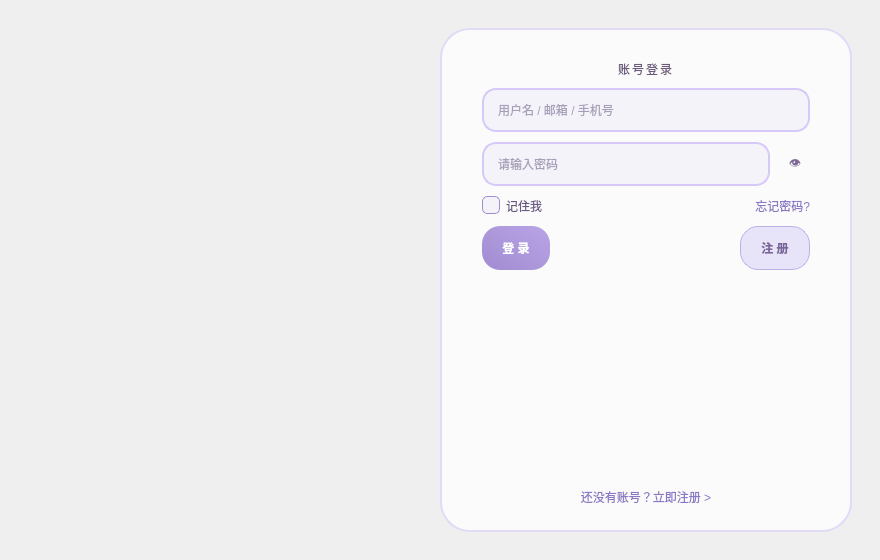
<?xml version="1.0" encoding="UTF-8"?>
<ui version="4.0">
 <class>LoginWgt</class>
 <widget class="QWidget" name="LoginWgt">
  <property name="geometry">
   <rect>
    <x>0</x>
    <y>0</y>
    <width>880</width>
    <height>560</height>
   </rect>
  </property>
  <property name="minimumSize">
   <size>
    <width>680</width>
    <height>400</height>
   </size>
  </property>
  <property name="windowTitle">
   <string>登录 - Eva的商城</string>
  </property>
  <property name="styleSheet">
   <string notr="true">
/* 背景图 + 半透明渐变遮罩（可将 border-image 改为你的大背景图） */
QWidget#LoginWgt {
    border-image: url(:/images/bg_login.jpg) 0 0 0 0 stretch stretch;
    font-family: &quot;微软雅黑&quot;;
    color: #5a4c74;
}
/* 可选：如果不想用整图，可注释上面 border-image，改用纯渐变
background: qlineargradient(spread:pad,x1:1,y1:0,x2:0,y2:1,
            stop:0 #efeafd, stop:0.45 #e0d6f8, stop:1 #c6b4ef);
*/
QLabel { font-family:&quot;微软雅黑&quot;; }
   </string>
  </property>
  <layout class="QHBoxLayout" name="rootLayout">
   <property name="leftMargin">
    <number>28</number>
   </property>
   <property name="topMargin">
    <number>28</number>
   </property>
   <property name="rightMargin">
    <number>28</number>
   </property>
   <property name="bottomMargin">
    <number>28</number>
   </property>
   <item>
    <spacer name="midSpacer">
     <property name="orientation">
      <enum>Qt::Orientation::Horizontal</enum>
     </property>
     <property name="sizeHint" stdset="0">
      <size>
       <width>18</width>
       <height>20</height>
      </size>
     </property>
    </spacer>
   </item>
   <item>
    <widget class="QFrame" name="frameLogin">
     <property name="sizePolicy">
      <sizepolicy hsizetype="Preferred" vsizetype="Preferred">
       <horstretch>0</horstretch>
       <verstretch>0</verstretch>
      </sizepolicy>
     </property>
     <property name="minimumSize">
      <size>
       <width>0</width>
       <height>0</height>
      </size>
     </property>
     <property name="styleSheet">
      <string notr="true">
QFrame#frameLogin {
    background: rgba(255,255,255,0.78);
    border-radius: 30px;
    border: 1.8px solid #e2daf6;
    /* backdrop-filter 在某些平台不生效，代码层可用 QGraphicsBlurEffect 实现 */
}
QLabel#lab_title {
    color:#6c5b7b;
    font: 700 22pt &quot;微软雅黑&quot;;
    letter-spacing:2px;
}
QLineEdit {
    font: 12pt &quot;微软雅黑&quot;;
    color:#5a4c74;
    background:#f5f3fa;
    border:1.5px solid #d6c9f7;
    border-radius:14px;
    padding:6px 12px;
}
QLineEdit:focus {
    background:#ffffff;
    border:2px solid #a18cd1;
}
QPushButton {
    font: 13pt &quot;微软雅黑&quot;;
    font-weight:600;
    border-radius:18px;
    padding:8px 20px;
}
QPushButton#btn_login {
    background: qlineargradient(spread:pad,x1:1,y1:0,x2:0,y2:1,stop:0 #b8a4e6, stop:1 #a18cd1);
    color:#ffffff;
    border:none;
}
QPushButton#btn_login:hover { background:#a18cd1; }
QPushButton#btn_register {
    background:rgba(194,182,243,0.35);
    color:#7a6599;
    border:1.4px solid #bdaee8;
}
QPushButton#btn_register:hover { background:rgba(194,182,243,0.55); }
QToolButton#btn_togglePwd {
    border:none;
    background:transparent;
    padding:0 4px;
    color:#7e6996;
    font: 12pt &quot;微软雅黑&quot;;
}
QToolButton#btn_togglePwd:hover { color:#a18cd1; }
QCheckBox {
    spacing:6px;
    font:11pt &quot;微软雅黑&quot;;
    color:#6a5a84;
}
QCheckBox::indicator {
    width:16px; height:16px;
    border:1px solid #a18cd1;
    border-radius:5px;
    background:#f5f3fa;
}
QCheckBox::indicator:checked {
    background:qlineargradient(spread:pad,x1:1,y1:0,x2:0,y2:1,
               stop:0 #c2b6f3, stop:1 #a18cd1);
    image:none;
}
#lab_forget, #lab_register_link {
    color:#8b78c4;
    font:11pt &quot;微软雅黑&quot;;
}
#lab_forget:hover, #lab_register_link:hover {
    color:#a18cd1;
    text-decoration: underline;
}
      </string>
     </property>
     <property name="frameShape">
      <enum>QFrame::Shape::StyledPanel</enum>
     </property>
     <layout class="QVBoxLayout" name="loginLayout">
      <property name="spacing">
       <number>10</number>
      </property>
      <property name="leftMargin">
       <number>40</number>
      </property>
      <property name="topMargin">
       <number>30</number>
      </property>
      <property name="rightMargin">
       <number>40</number>
      </property>
      <property name="bottomMargin">
       <number>24</number>
      </property>
      <item>
       <widget class="QLabel" name="lab_title">
        <property name="text">
         <string>账号登录</string>
        </property>
        <property name="alignment">
         <set>Qt::AlignmentFlag::AlignCenter</set>
        </property>
       </widget>
      </item>
      <item>
       <layout class="QHBoxLayout" name="userRow">
        <item>
         <widget class="QLineEdit" name="line_user">
          <property name="minimumSize">
           <size>
            <width>0</width>
            <height>44</height>
           </size>
          </property>
          <property name="placeholderText">
           <string>用户名 / 邮箱 / 手机号</string>
          </property>
         </widget>
        </item>
       </layout>
      </item>
      <item>
       <layout class="QHBoxLayout" name="pwdRow">
        <item>
         <widget class="QLineEdit" name="line_password">
          <property name="minimumSize">
           <size>
            <width>0</width>
            <height>44</height>
           </size>
          </property>
          <property name="echoMode">
           <enum>QLineEdit::EchoMode::Password</enum>
          </property>
          <property name="placeholderText">
           <string>请输入密码</string>
          </property>
         </widget>
        </item>
        <item>
         <widget class="QToolButton" name="btn_togglePwd">
          <property name="toolTip">
           <string>显示/隐藏密码</string>
          </property>
          <property name="text">
           <string>👁</string>
          </property>
         </widget>
        </item>
       </layout>
      </item>
      <item>
       <layout class="QHBoxLayout" name="optionRow">
        <item>
         <widget class="QCheckBox" name="chk_remember">
          <property name="text">
           <string>记住我</string>
          </property>
         </widget>
        </item>
        <item>
         <spacer name="optSpacer">
          <property name="orientation">
           <enum>Qt::Orientation::Horizontal</enum>
          </property>
          <property name="sizeHint" stdset="0">
           <size>
            <width>40</width>
            <height>20</height>
           </size>
          </property>
         </spacer>
        </item>
        <item>
         <widget class="QLabel" name="lab_forget">
          <property name="text">
           <string>忘记密码?</string>
          </property>
          <property name="alignment">
           <set>Qt::AlignmentFlag::AlignRight|Qt::AlignmentFlag::AlignTrailing|Qt::AlignmentFlag::AlignVCenter</set>
          </property>
         </widget>
        </item>
       </layout>
      </item>
      <item>
       <layout class="QHBoxLayout" name="btnRow">
        <item>
         <widget class="QPushButton" name="btn_login">
          <property name="minimumSize">
           <size>
            <width>0</width>
            <height>44</height>
           </size>
          </property>
          <property name="cursor">
           <cursorShape>PointingHandCursor</cursorShape>
          </property>
          <property name="text">
           <string>登 录</string>
          </property>
         </widget>
        </item>
        <item>
         <spacer name="btnSpacer">
          <property name="orientation">
           <enum>Qt::Orientation::Horizontal</enum>
          </property>
          <property name="sizeHint" stdset="0">
           <size>
            <width>16</width>
            <height>20</height>
           </size>
          </property>
         </spacer>
        </item>
        <item>
         <widget class="QPushButton" name="btn_register">
          <property name="minimumSize">
           <size>
            <width>0</width>
            <height>44</height>
           </size>
          </property>
          <property name="cursor">
           <cursorShape>PointingHandCursor</cursorShape>
          </property>
          <property name="text">
           <string>注 册</string>
          </property>
         </widget>
        </item>
       </layout>
      </item>
      <item>
       <spacer name="lowerSpacer">
        <property name="orientation">
         <enum>Qt::Orientation::Vertical</enum>
        </property>
        <property name="sizeHint" stdset="0">
         <size>
          <width>20</width>
          <height>10</height>
         </size>
        </property>
       </spacer>
      </item>
      <item>
       <widget class="QLabel" name="lab_register_link">
        <property name="text">
         <string>还没有账号？立即注册 &gt;</string>
        </property>
        <property name="alignment">
         <set>Qt::AlignmentFlag::AlignCenter</set>
        </property>
       </widget>
      </item>
     </layout>
    </widget>
   </item>
  </layout>
 </widget>
 <resources/>
 <connections/>
</ui>
